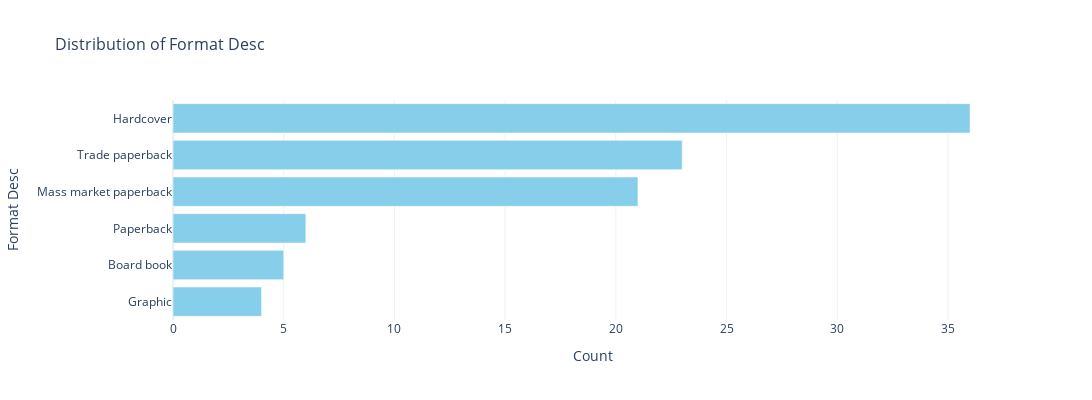

Write notebook code for a chart like this one.
### Markdown cell above
### 3.2.1 Gráfico de distribuição de títulos de livros por autor

### Code cell
# Create a horizontal bar plot for 'format_desc'
create_horizontal_bar_plot(df, 'format_desc')

### Figure 1 — Plotly figure (JSON) as saved in the notebook; plotly's stock layout.template omitted (floating-point values rounded to 4 significant figures)
{"data": [{"alignmentgroup": "True", "hovertemplate": "Count=%{x}<br>Format Desc=%{y}<extra></extra>", "legendgroup": "", "marker": {"color": "skyblue", "pattern": {"shape": ""}}, "name": "", "offsetgroup": "", "orientation": "h", "showlegend": false, "textposition": "auto", "type": "bar", "x": [4, 5, 6, 21, 23, 36], "xaxis": "x", "y": ["Graphic", "Board book", "Paperback", "Mass market paperback", "Trade paperback", "Hardcover"], "yaxis": "y"}], "layout": {"barmode": "relative", "height": 400, "legend": {"tracegroupgap": 0}, "title": {"font": {"size": 16}, "text": "Distribution of Format Desc"}, "width": 1200, "xaxis": {"anchor": "y", "domain": [0, 1], "title": {"text": "Count"}}, "yaxis": {"anchor": "x", "domain": [0, 1], "title": {"text": "Format Desc"}}}}
